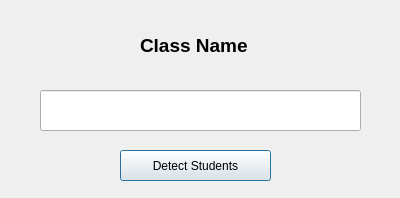
<?xml version="1.0" encoding="UTF-8"?>
<ui version="4.0">
 <class>Dialog</class>
 <widget class="QDialog" name="Dialog">
  <property name="geometry">
   <rect>
    <x>0</x>
    <y>0</y>
    <width>400</width>
    <height>198</height>
   </rect>
  </property>
  <property name="windowTitle">
   <string>Dialog</string>
  </property>
  <widget class="QPushButton" name="det_btn">
   <property name="geometry">
    <rect>
     <x>120</x>
     <y>150</y>
     <width>151</width>
     <height>31</height>
    </rect>
   </property>
   <property name="text">
    <string>Detect Students</string>
   </property>
  </widget>
  <widget class="QLabel" name="label">
   <property name="geometry">
    <rect>
     <x>140</x>
     <y>30</y>
     <width>121</width>
     <height>31</height>
    </rect>
   </property>
   <property name="font">
    <font>
     <pointsize>14</pointsize>
     <weight>75</weight>
     <bold>true</bold>
    </font>
   </property>
   <property name="text">
    <string>Class Name</string>
   </property>
  </widget>
  <widget class="QLineEdit" name="class_name">
   <property name="geometry">
    <rect>
     <x>40</x>
     <y>90</y>
     <width>321</width>
     <height>41</height>
    </rect>
   </property>
   <property name="font">
    <font>
     <pointsize>14</pointsize>
     <weight>75</weight>
     <bold>true</bold>
    </font>
   </property>
  </widget>
 </widget>
 <resources/>
 <connections/>
</ui>
